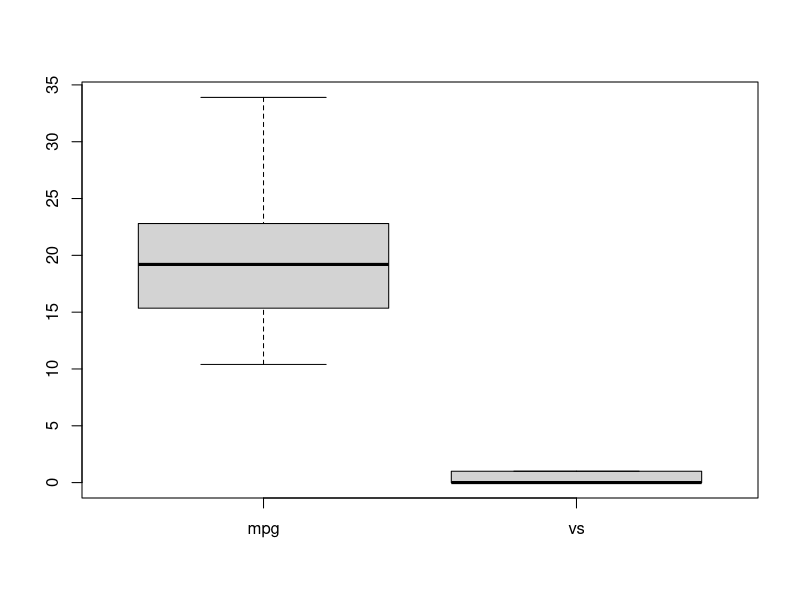
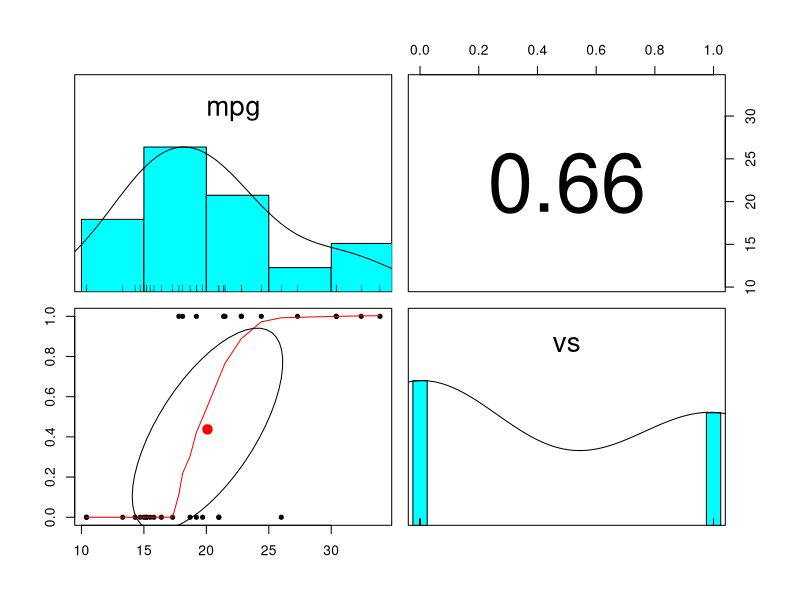
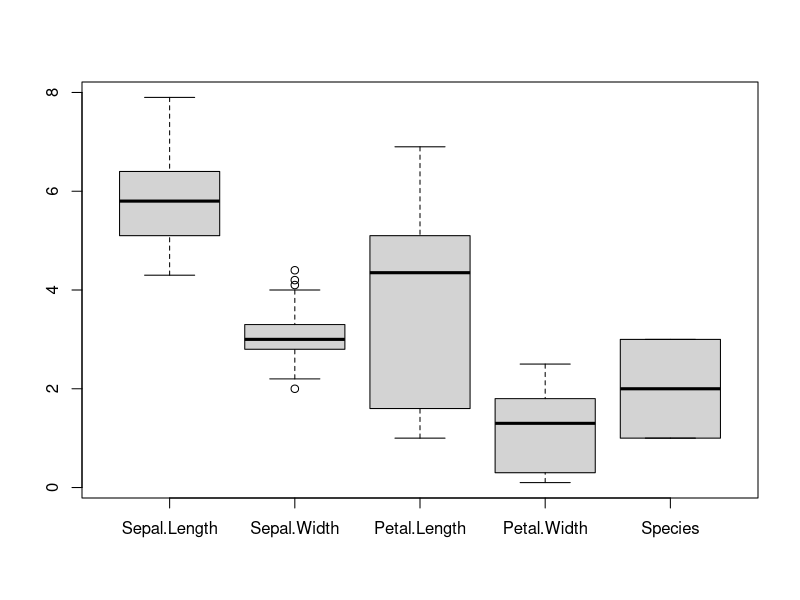
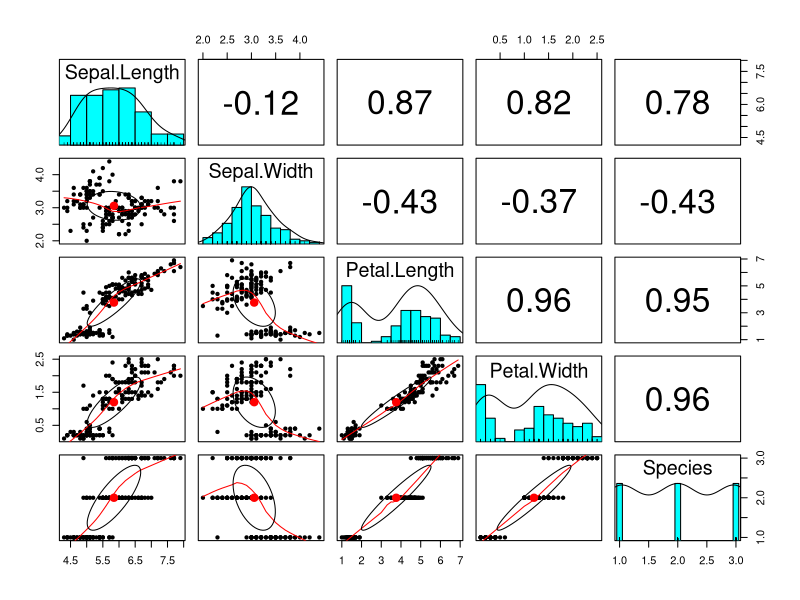

Reproduce these figures in R, in order.
#LOGISTIC REGRESSIONS:

#THEY ARE TWO TYPES DEPENDING ON NUMBER OF CATEGORIES DEPENDANT VARIABLES
#IF THERE ARE TWO CATEGORIES OF DEPENDANT VARIABLES THEN WE USE BINOMIAL 
#LOGISTIC REGRESSION
#IF THERE ARE THREE CATEGORIES OF DEPENDANT VARIABLES THEN WE USE MULTINOMIAL
#LOGISTIC REGRESSION

#BINOMIAL LOGISTIC REGRESSION:

#assumptions:
#the dependant variable must be categorical
#the independant variable can be contineous or categorical
#no/few outliers


#impact of mpg on vs
#used mtcars dataset to do logistic regression
#import mtcars dataset
dt<-mtcars
dt
#extract mpg and vs from mtcars
dt<-dt[c(1,8)]
dt
#check outliers
boxplot(dt)
#no outliers in the dataset
#check the correlation between variables
#install psych package
install.packages("psych")
library(psych)
pairs.panels(dt)
#there is positive correlation between vs and mpg

#now built model
#binomial logistic regression divided into two types depending on sample size
#logit model is used for big sample size
#probit model is used for small sample size
model<-glm(vs~mpg,data=dt,family=binomial(link="probit"))
model
summary(model)
#the mpg is significantly effecting vs(shape of engine)
#the model fit is good
pred<-predict(model,type="response")
pred
#predicted the model
ypred<-ifelse(pred>0.58,1,0)
ypred
#converted all the mpg value morethan 0.58 as 1 and remaining as 0
mean(mtcars$vs==ypred)*100
#find the accuracy of the model as the values greater tah 75%
d<-data.frame(mpg=c(21,35))
d
#create the dataframe 
predict(model,d,type="response")
#predicted the model with created dataframe
#as the model prediction suggests that the vehicles with 35 mpg have more 
#probability of being straight engines

#MULTINOMIAL LOGISTIC REGRESSION:

#assumtions
#dependant variable must be categorical must be more than two
#independant variable can be contineous and categorical
#there are no/few outliers
#there must be correlation between variables

#useing the inbuilt iris data set 
dt<-iris
dt
#check the outliers
boxplot(dt)
#there are few ouliers in sepal width
#conduct correlation test
#install psych package
install.packages("psych")
library(psych)
pairs.panels(dt)
#there is negative correlation between sepal length and sepal width
#there is negative correlation between petal length and sepal width
#there is positive correlation between petal length and petal width
#there is negative correlation between petal width and species
#there is positive correlation between sepal length and petal width
#there is negative correlation between sepal width and petal width
#there is positive correlation between petal length and species

#install nnet package
install.packages("nnet")
library(nnet)
model<-multinom(Species~.,data=dt)
summary(model)
#predicting the model
pred<-predict(model,type="class")
pred
#testing the accuracy of prediction
mean(dt$Species==pred)*100
#the accuracy is grater than 75% it is a good model
#created the data frame to test the developed model
d<-data.frame(Sepal.Length=1.5,Sepal.Width=2.5,Petal.Length=3.1,Petal.Width=1.5)
d
#predict the model for the data frame
predict(model,d,type="prob")
#as per prediction the flower with following specification has 99.82%
#chance to be versicolor
